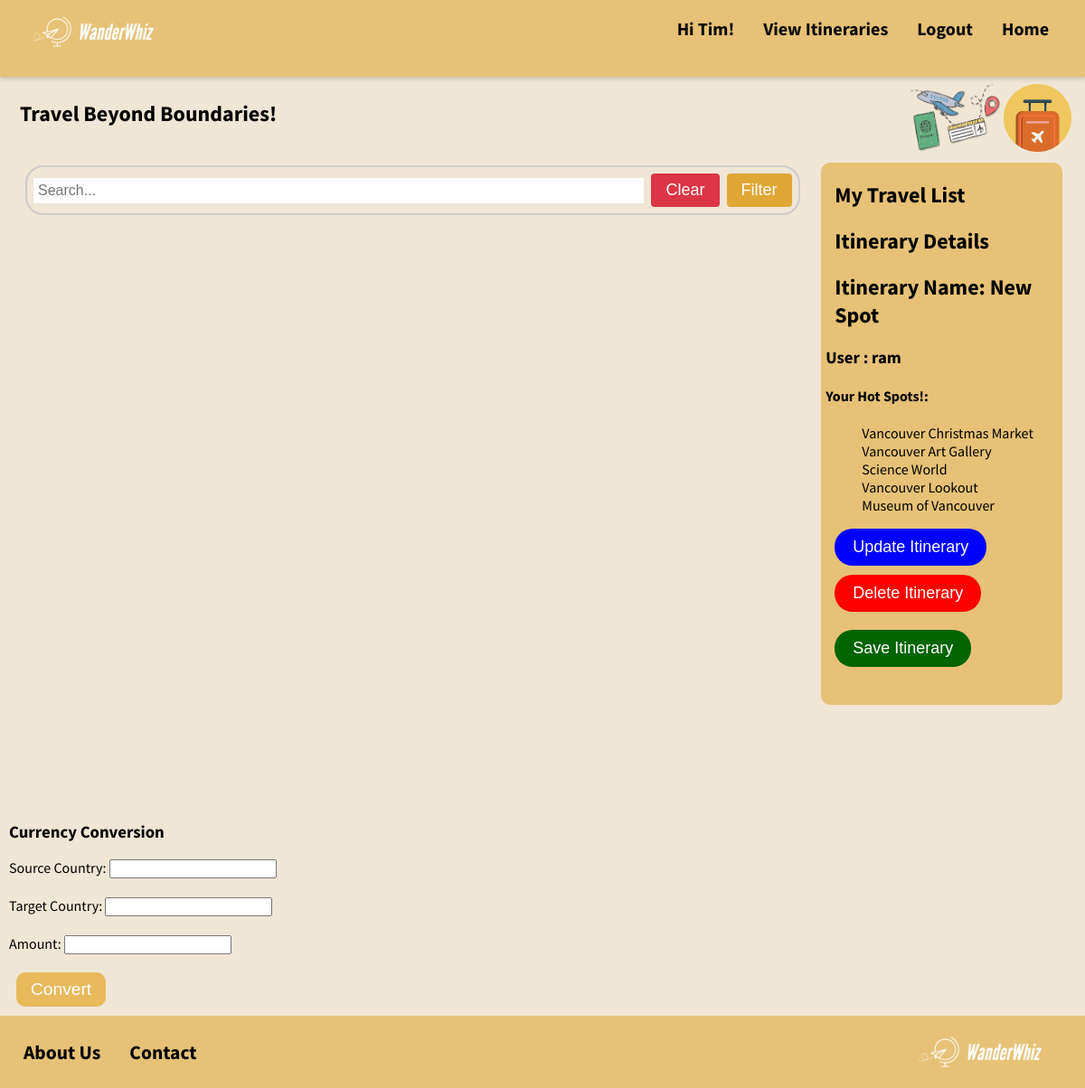
The page /itineraries/6/ (signed in) on the database its author committed.
### members/models.py (models this page shows, shortened)
class Itinerary(models.Model):
    itinerary_name = models.CharField(max_length=255)
    business_list = models.ManyToManyField(Business)
    user_id = models.ForeignKey(User, on_delete=models.CASCADE)

class Business(models.Model):
    business_name = models.CharField(max_length=255)
    business_type = models.CharField(max_length=12, default='Tourist Attraction')
    address = models.CharField(max_length=255)
    rating = models.CharField(max_length=5)

### members/views.py (the view)
# urls.py: path('itineraries/<int:id>/', itinerary_detail, name='itinerary_detail'),
def itinerary_detail(request, id):
    itinerary = get_object_or_404(Itinerary, id=id)
    return render(request, 'itinerary_detail.html', {'itinerary': itinerary})

### members/templates/itinerary_detail.html (shortened to what this page needs)
{% extends 'registration/home.html'%}
{% load static %}
{% block itineraryinfo %}
<h2>Itinerary Details</h2>
<h2>Itinerary Name: {{ itinerary.itinerary_name }}</h2>
<h3>User : {{ itinerary.user_id }}</h3>
<h4>Your Hot Spots!:</h4>
<ul>
  {% for business in itinerary.business_list.all %}
    <li>{{ business.business_name }}</li>
  {% empty %}
    <li>No businesses found.</li>
  {% endfor %}
</ul>
<button onclick="window.location.href='{% url 'itinerary_update' id=itinerary.id %}'" class="update-itinerary btn btn-primary">Update Itinerary</button>
<form action="{% url 'itinerary_delete' itinerary.id %}" method="post" >
  <button type="submit" class="delete-itinerary btn btn-danger">Delete Itinerary</button>
</form>
{% endblock %}

### members/templates/base.html (shortened to what this page needs)
{% load static %}
<!DOCTYPE html>
<html lang="en">
<head>
    {% block css %}{% endblock %}
    {% block extrahead %}{% endblock %}
</head>
<body>
    <header style= 'padding-left: 2%; padding-right: 2%;'>
        <div class="header-logo">
            <a href="/home">
            <img src="{% static 'images/WanderWhiz-1_5.png'  %}" alt="Logo" width="160" height="60">
            </a>
        </div>
        <nav>
            <ul>
                {% if request.user.is_authenticated %}
                    <li><a href="{% url 'home'%}">Home</a></li>
                    <li><a href="{% url 'logout'%}">Logout</a></li>
                    <li><a href="{% url 'itinerary_list'%}">View Itineraries</a></li>
                    <li><a href="#">Hi {{request.user | title}}!</a></li>
                {% else %}
                    <li><a href="/login">Login</a></li>
                    <li><a href="/register">Sign Up</a></li>
                {% endif %}
            </ul>
        </nav>
    </header>
    <main>
                {% block content %}
                {% endblock %}
    </main>
    <footer id="feet">
        <div class="container-footer">
            <div class="footer-links">
                <a href="#">About Us</a>
                <a href="#">Contact</a>
            </div>
            <div class="footer-logo">
                <img src="{% static 'images/WanderWhiz-1_5.png'  %}" alt="Logo" width="160" height="60">
            </div>
        </div>
    </footer>
</body>
</html>

### members/static/homestylesheet.css (style rules this page uses)
body { background-color: #f0e6d6; width: 100vw; height: 100vh; height: auto; font-family: 'Source Sans Pro', sans-serif; margin: 0; display: flex; flex-direction: column; margin-bottom: 0%; }
li, li::marker { list-style-type: none; }
h2 { padding-left: 10px; }
button { font-size: large; }
header { background-color: #E7C176; display: flex; justify-content: space-between; padding: 5px; box-shadow: 0px 2px 5px rgba(0, 0, 0, 0.2); }
nav { height: 75px; }
nav ul { list-style-type: none; padding: 0; margin: 0; overflow: hidden; }
nav li { float: right; }
nav li a { display: block; color: rgb(10, 8, 8); text-align: center; padding: 14px 16px; text-decoration: none; font-size: 20px; font-weight: bolder; }
#feet { background-color: #E7C176; color: #fff; padding: 10px; margin-bottom: 0%; }
.container-footer { display: flex; justify-content: space-between; align-items: center; font-size: 18px; }
.footer-links { display: flex; }
.footer-links a { display: block; color: rgb(4, 2, 2); text-align: center; padding: 14px 16px; text-decoration: none; font-weight: bold; font-size: larger; }
.footer-logo { display: flex; align-items: center; margin-right: 2%; }
.footer-logo img { margin-right: 0px; }
.update-itinerary { margin-left: 10px; background-color: blue; color: white; border: none; border-radius: 20px; padding: 10px 20px; text-align: center; text-decoration: none; }
.delete-itinerary { margin: 10px; background-color: red; color: white; border: none; border-radius: 20px; padding: 10px 20px; text-align: center; text-decoration: none; }

### rows shown on the page
Itinerary: itinerary_name "New Spot", user_id "ram"
Business: business_name "Vancouver Christmas Market"
Business: business_name "Vancouver Art Gallery"
Business: business_name "Science World"
Business: business_name "Vancouver Lookout"
Business: business_name "Museum of Vancouver"

### other values the page prints
{{ request.user | title }} "Tim"
